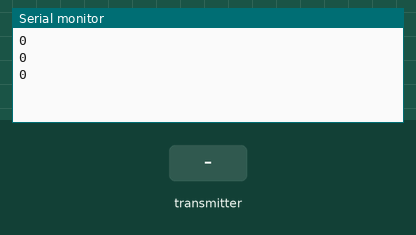
The program below on a simulated ESP32. On the bench: the last lines printed to the serial monitor. Inputs (shaded band) come from the test bench.

Above: at 1.2 s.
1.3 s: the transmitter starts sending data = 1024
At 1.48 s:
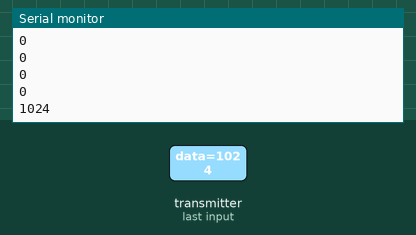
2.8 s: the transmitter starts sending data = 2048
At 2.98 s:
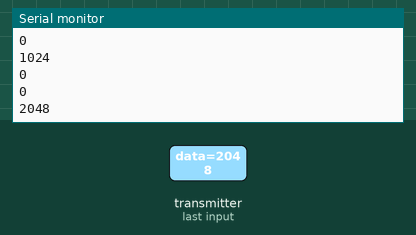
Timing chart, 0 to 5.8 s (numbered marks = the images above; inputs shaded):
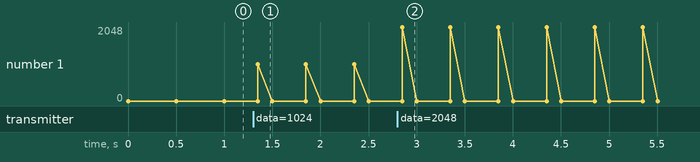

The program:

main.cpp
```cpp
#include <Arduino.h>
#include "connection.h"

Connection *connection;
uint8_t peerAddress[] = {0x94, 0xB9, 0x7E, 0xC0, 0x08, 0x6C};
//uint8_t peerAddress[] = {0xC8, 0xF0, 0x9E, 0x4E, 0x50, 0x64};
Message receivedMessage;
Message sendMessage;

void OnDataRecv(const uint8_t *mac, const uint8_t *data, int data_len)
{
  memcpy(&receivedMessage, data, sizeof(receivedMessage));
  Serial.println(receivedMessage.messageType);
  Serial.println(receivedMessage.data);
}

void setup()
{
  Serial.begin(115200);
  connection = new Connection(peerAddress, OnDataRecv);
}

void loop()
{
  sendMessage.messageType = LDR;
  sendMessage.data = 420;
  connection->SendData(sendMessage);
  Serial.println(connection->GetSentStatus());
  delay(500);
}
```

connection.cpp
```cpp
#include "connection.h"

bool sentStatus;

Connection::Connection(uint8_t *peerMAC, void (*OnDataRecv)(const uint8_t *mac, const uint8_t *data, int data_len))
{
    WiFi.mode(WIFI_STA);
    for (int i = 0; i < 6; i++)
    {
        this->peerMAC[i] = peerMAC[i];
    };

    esp_err_t initResult = esp_now_init();
    while (initResult != ESP_OK)
    {
        Serial.println("ESP-NOW initialization failed. Retrying...");
        delay(1000);
        initResult = esp_now_init();
    }

    esp_now_register_recv_cb(OnDataRecv);
    esp_now_register_send_cb(OnDataSent);

    memset(&peerInfo, 0, sizeof(peerInfo)); // Zero out struct to ensure clean initialization
    memcpy(peerInfo.peer_addr, peerMAC, 6);
    peerInfo.channel = 1; // Set the Wi-Fi channel (use the correct channel here)
    peerInfo.encrypt = false;
    peerInfo.ifidx = (wifi_interface_t)ESP_IF_WIFI_STA; // Specify the interface
    esp_err_t addPeerResult = esp_now_add_peer(&peerInfo);
    while (addPeerResult != ESP_OK)
    {
        Serial.println("Peer addition failed. Retrying...");
        delay(1000);
        addPeerResult = esp_now_add_peer(&peerInfo);
    }
}

void Connection::OnDataSent(const uint8_t *mac_addr, esp_now_send_status_t status)
{
    sentStatus = status;
}

void Connection::SendData(Message message)
{
    esp_err_t result = esp_now_send(this->peerMAC, (uint8_t*)&message, sizeof(message));
}

bool Connection::GetSentStatus()
{
    return sentStatus;
}
```

connection.h
```cpp
#ifndef CONNECTIONCLASS_H
#define CONNECTIONCLASS_H

#include <iostream>
#include <Arduino.h>
#include <WiFi.h>
#include <esp_now.h>

enum msgType
{
    LDR, PWR, ERR
};

struct Message
{
    msgType messageType;
    uint16_t data;
};

class Connection
{
public:
    Connection(uint8_t *peerMAC, void (*OnDataRecv)(const uint8_t *mac, const uint8_t *data, int data_len));
    void SendData(Message message);
    bool GetSentStatus();

private:
    uint8_t peerMAC[6];
    esp_now_peer_info_t peerInfo;

    static void OnDataSent(const uint8_t *mac_addr, esp_now_send_status_t status);
};

#endif
```

Measured:
- after the input at 1.3 s, the serial monitor: prints a new line after 0.05 s (image 1)
- after the input at 2.8 s, the serial monitor: prints a new line after 0.05 s (image 2)
